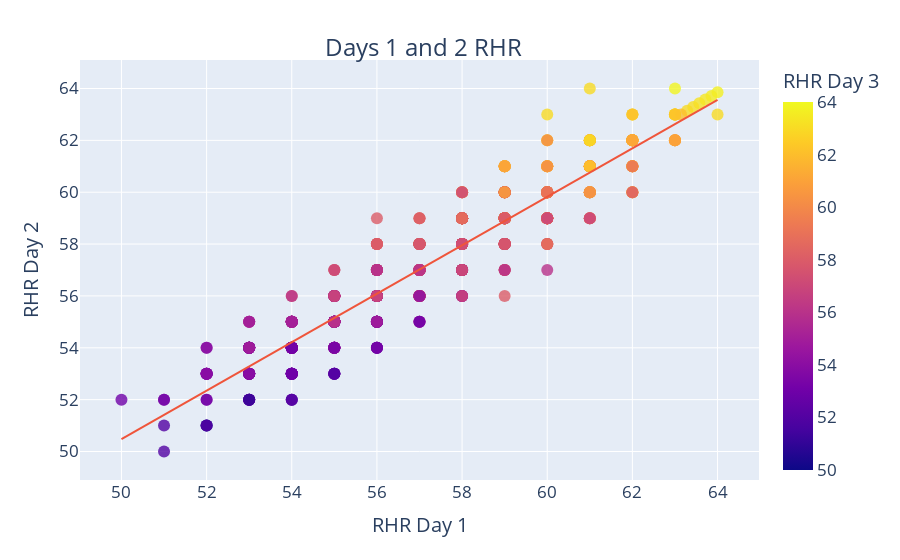

Notebook cell for this chart:
### Code cell
fig5 = px.scatter(df, x='RHR Day 1', y='RHR Day 2', color='RHR Day 3', trendline='ols', opacity=0.8)
fig5.update_layout(
    title = {
        'text': "Days 1 and 2 RHR",
        'x': 0.47,
        'y': 0.93
    },
    font = dict(
        size=17
    ))
fig5.update_traces(marker=dict(size=12),
                  selector=dict(mode='markers'))
fig5

### Figure 1 — Plotly figure (JSON) as saved in the notebook; plotly's stock layout.template omitted (floating-point values rounded to 4 significant figures; data arrays with more than 128 entries replaced by an {"elided": "..."} marker saying what was removed)
{"data": [{"hoverlabel": {"namelength": 0}, "hovertemplate": "RHR Day 1=%{x}<br>RHR Day 2=%{y}<br>RHR Day 3=%{marker.color}", "legendgroup": "", "marker": {"color": {"elided": "671 float values"}, "coloraxis": "coloraxis", "opacity": 0.8, "size": 12, "symbol": "circle"}, "mode": "markers", "name": "", "showlegend": false, "type": "scatter", "x": {"elided": "671 float values"}, "xaxis": "x", "y": {"elided": "671 float values"}, "yaxis": "y"}, {"hoverlabel": {"namelength": 0}, "hovertemplate": "<b>OLS trendline</b><br>RHR Day 2 = 0.934061 * RHR Day 1 + 3.77845<br>R<sup>2</sup>=0.872530<br><br>RHR Day 1=%{x}<br>RHR Day 2=%{y} <b>(trend)</b>", "legendgroup": "", "marker": {"symbol": "circle"}, "mode": "lines", "name": "", "showlegend": false, "type": "scatter", "x": {"elided": "671 float values"}, "xaxis": "x", "y": {"elided": "671 float values"}, "yaxis": "y"}], "layout": {"coloraxis": {"colorbar": {"title": {"text": "RHR Day 3"}}, "colorscale": [[0, "#0d0887"], [0.1111, "#46039f"], [0.2222, "#7201a8"], [0.3333, "#9c179e"], [0.4444, "#bd3786"], [0.5556, "#d8576b"], [0.6667, "#ed7953"], [0.7778, "#fb9f3a"], [0.8889, "#fdca26"], [1, "#f0f921"]]}, "font": {"size": 17}, "legend": {"tracegroupgap": 0}, "margin": {"t": 60}, "title": {"text": "Days 1 and 2 RHR", "x": 0.47, "y": 0.93}, "xaxis": {"anchor": "y", "domain": [0, 1], "title": {"text": "RHR Day 1"}}, "yaxis": {"anchor": "x", "domain": [0, 1], "title": {"text": "RHR Day 2"}}}}
